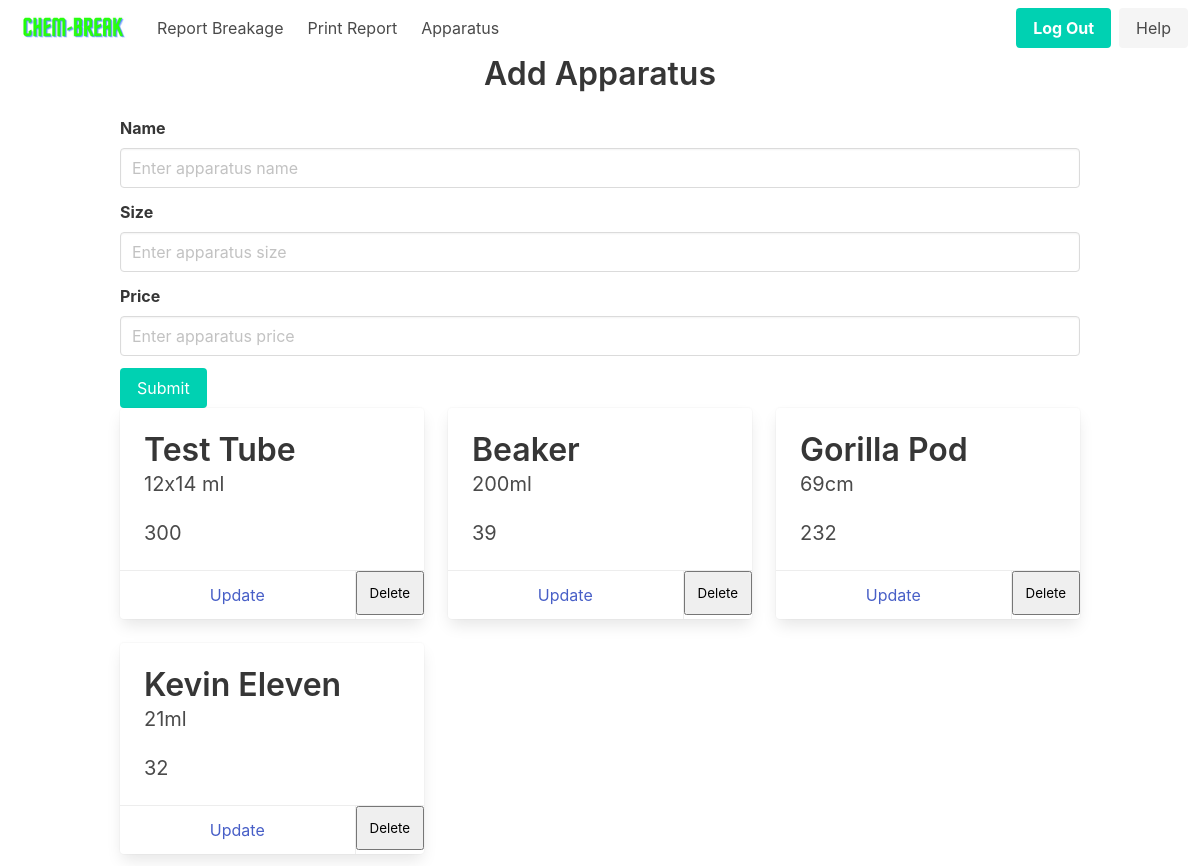
The app's page /home/apparatus (signed in), older data.
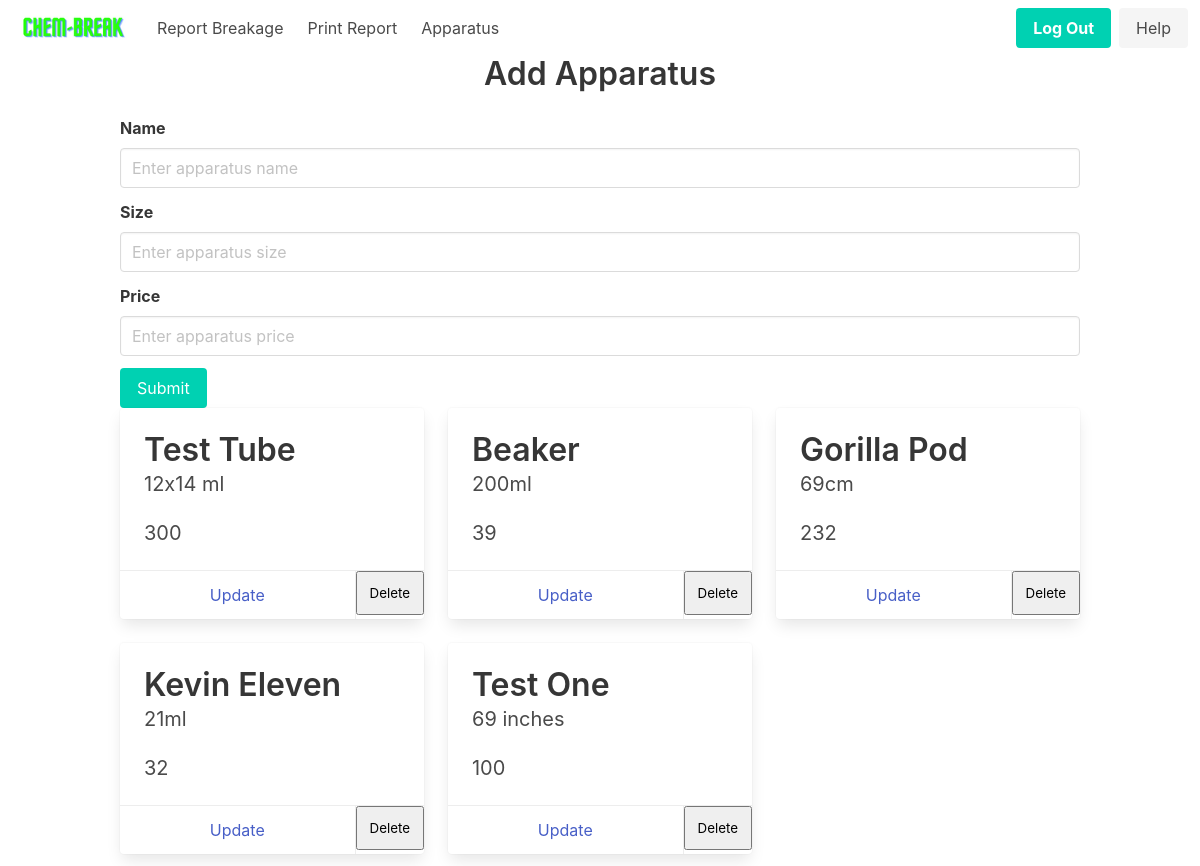
The same page, newer data.
### app/models.py (models this page shows)
class Apparatus(db.Model):
    __tablename__ = "apparatus"
    id = db.Column(db.Integer, primary_key=True)
    name = db.Column(db.String(100), nullable=False)
    size = db.Column(db.String(100), nullable=False)
    price = db.Column(db.Integer, nullable=False)

### app/routes.py (the view)
@main.route('/home/apparatus')
@login_required
def apparatus():
    return render_template('apparatus.html', apparatuses=Apparatus.query.all())

### app/__init__.py (called while the page is built)
def create_app(config=None):
    app = Flask(__name__)
    if config:
        app.config.from_object(config)
    db.init_app(app)
    login_manager = LoginManager()
    login_manager.login_view = 'auth.login'
    login_manager.init_app(app)
    with app.app_context():
        from app.models import User, Breakage, Student, Apparatus, Record, Bank
        db.create_all()
    from app.models import User
    @login_manager.user_loader
    def load_user(user_id):
        return User.query.get(int(user_id))
    from .auth import auth as auth_blueprint
    app.register_blueprint(auth_blueprint)
    from .routes import main as main_blueprint
    app.register_blueprint(main_blueprint)
    return app

### app/templates/apparatus.html (shortened to what this page needs)
{% extends 'nav_base.html' %}
{% block content %}
<div class="container is-max-desktop">
    <h1 class="title has-text-centered">Add Apparatus</h1>
    <form method="post">
        <div class="field">
            <label class="label">Name</label>
            <div class="control">
                <input class="input" type="text" placeholder="Enter apparatus name" name="name" required>
            </div>
        </div>
        <div class="field">
            <label class="label">Size</label>
            <div class="control">
                <input class="input" type="text" placeholder="Enter apparatus size" name="size">
            </div>
        </div>
        <div class="field">
            <label class="label">Price</label>
            <div class="control">
                <input class="input" type="number" placeholder="Enter apparatus price" name="price" min="0" required>
            </div>
        </div>
        <div class="field">
            <div class="control">
                <button class="button is-primary" type="submit">Submit</button>
            </div>
        </div>
    </form>
</div>
<div class="container">
    <div class="columns is-multiline">
        {% for apparatus in apparatuses %}
        <div class="column is-one-third">
            <div class="card">
                <div class="card-content">
                    <p class="title">{{ apparatus.name }}</p>
                    <p class="subtitle">{{ apparatus.size }}</p>
                    <p class="subtitle">{{ apparatus.price }}</p>
                </div>
                <footer class="card-footer">
                    <a href="{{ url_for('main.new_apparatus', id = apparatus.id) }}" class="card-footer-item">Update</a>
                    <form action="{{ url_for('main.new_apparatus', id=apparatus.id) }}" method="POST">
                        <button type="submit" class="card-footer-item">Delete</button>
                    </form>
                </footer>
            </div>
        </div>
        {% endfor %}
    </div>
</div>
{% endblock %}

### app/templates/nav_base.html (shortened to what this page needs)
<!DOCTYPE html>
<html lang="en">
<head>
    <link rel="stylesheet" href="https://cdn.jsdelivr.net/npm/bulma@0.9.4/css/bulma.min.css">
    <link rel="stylesheet" href="https://cdnjs.cloudflare.com/ajax/libs/font-awesome/6.3.0/css/all.min.css"
 />
</head>
<body>
    <nav class="navbar" role="navigation" aria-label="main navigation">
        <div class="navbar-brand">
            <a class="navbar-item" href="{{ url_for('main.home') }}">
                <img src="{{ url_for('static', filename='logo-home.png')}}">
            </a>
        </div>
        <div id="navbarBasicExample" class="navbar-menu">
            <div class="navbar-start">
                <a class="navbar-item">
                    Report Breakage
                </a>
                <a class="navbar-item">
                    Print Report
                </a>
                <a class="navbar-item">
                    Apparatus
                </a>
            </div>
            <div class="navbar-end">
                <div class="navbar-item">
                    <div class="buttons">
                        <a class="button is-primary" href="{{ url_for('auth.logout')}}">
                            <strong>Log Out</strong>
                        </a>
                        <a class="button is-light" href="{{ url_for('main.help') }}">
                            Help
                        </a>
                    </div>
                </div>
            </div>
        </div>
    </nav>
    {% block content %}
    {% endblock %}
</body>
</html>

Row changes from the older to the newer data that the page shows:
added Apparatus: name "Test One", size "69 inches", price "100"
